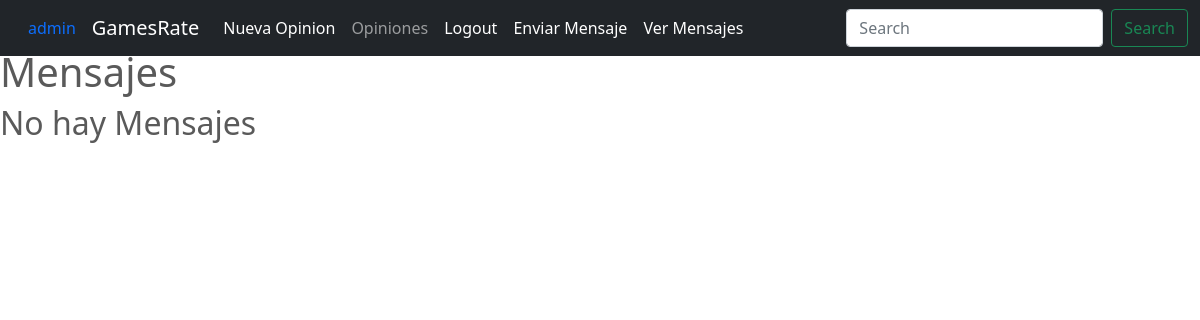
The page /mensaje/list (signed in) on the database as committed earlier.
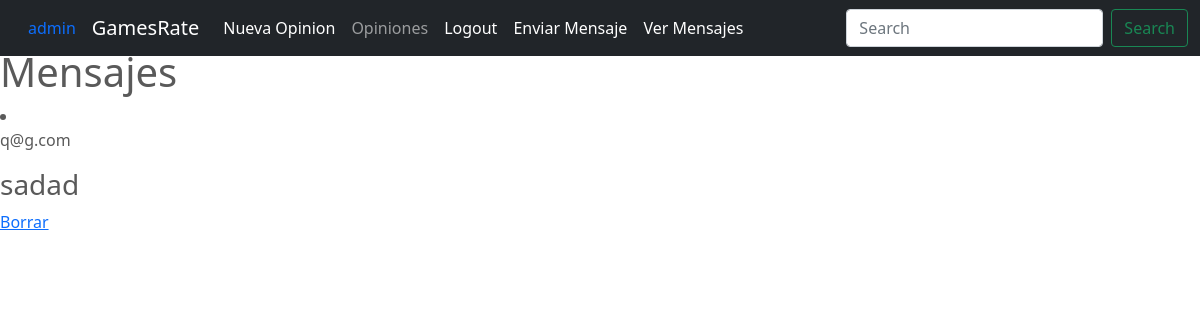
The same page on the database as committed later.
### GamesRate/models.py (models this page shows)
class Mensaje(models.Model):
    mensaje = models.TextField(max_length=1000)
    email = models.EmailField()
    destinatario = models.ForeignKey(to=User, on_delete=models.CASCADE, related_name="destinatario")

### GamesRate/views.py (the view)
# urls.py: path('mensaje/list', MensajeList.as_view(), name="mensaje-list"),
class MensajeList(LoginRequiredMixin,ListView):
    model = Mensaje
    context_object_name = "mensajes"
    def get_queryset(self):
        return Mensaje.objects.filter(destinatario=self.request.user.id).all()

### GamesRate/templates/GamesRate/mensaje_list.html (shortened to what this page needs)
{% extends 'GamesRate/base2.html' %}
{% block titulo %}Mensajes{% endblock %}
{% block main %}
{% if not mensajes %}
    <h2>No hay Mensajes</h2>
{% endif %}
{% for mensaje in mensajes %}
    <li>
        <p>{{mensaje.email}}</p>
        <h3>{{mensaje.mensaje}}</h3>
        {% if user.is_authenticated and mensaje.destinatario == user %}
            <a href="{% url 'mensaje-delete' mensaje.id %}"> Borrar </a>
        {% endif %}
    </li>
{% endfor%}
{% endblock %}

### GamesRate/templates/GamesRate/base2.html (shortened to what this page needs)
<!DOCTYPE html>
<html lang="en">
<head>
    {% load static %}
<link href="{% static 'GamesRate/css/bootstrap.min.css' %}" rel="stylesheet">
    <link href="{% static 'GamesRate/css/carousel.css' %}" rel="stylesheet">
  </head>
  <body>
<header>
  <nav class="navbar navbar-expand-md navbar-dark fixed-top bg-dark">
    <div class="container-fluid">
      {% if user.is_authenticated %}
        {% if user.profile.imagen %}
          <a class="nav-link active" aria-current="page" href="{% url 'profile-update' user.profile.id%}">
            <img src="{{user.profile.imagen.url}}", height="100%", width="36px" style="border-radius: 50%;">
          </a>
        {% else %}
          <a class="nav-link active" aria-current="page" href="{% url 'profile-update' user.profile.id%}">{{user.username}} </a>
        {% endif %}
      {% endif %}
      <a class="navbar-brand" href="{% url 'index'  %}">  GamesRate</a>
      <div class="collapse navbar-collapse" id="navbarCollapse">
        <ul class="navbar-nav me-auto mb-2 mb-md-0">
          <li class="nav-item">
            <a class="nav-link active" aria-current="page" href="{% url 'juegos-create'%}">Nueva Opinion</a>
          </li>
          <li class="nav-item">
            <a class="nav-link" href="{% url 'juegos-list'%}">Opiniones</a>
          </li>
          {% if user.is_authenticated %}
            <li class="nav-item">
              <a class="nav-link active" aria-current="page" href="{% url 'logout'%}">Logout</a>
            </li>
            <li class="nav-item">
              <a class="nav-link active" aria-current="page" href="{% url 'mensaje-create'%}">Enviar Mensaje</a>
            </li>
            <li class="nav-item">
              <a class="nav-link active" aria-current="page" href="{% url 'mensaje-list'%}">Ver Mensajes</a>
            </li>
          {% endif %}
        </ul>
        <form class="d-flex">
          <input class="form-control me-2" type="search" placeholder="Search" aria-label="Search">
          <button class="btn btn-outline-success" type="submit">Search</button>
        </form>
      </div>
    </div>
  </nav>
</header>
<h1>
  {% block titulo %}
  {% endblock %}
</h1>
{% block main %}
{% endblock %}
</body>
</html>

### GamesRate/static/GamesRate/css/carousel.css (style rules this page uses)
body { padding-top: 3rem; padding-bottom: 3rem; color: #5a5a5a; }

Rows that differ between the two databases and show on the page:
added Mensaje: email "q@g.com", mensaje "sadad", shows "Borrar"
Other text that changed with them:
text no longer shown: "No hay Mensajes"
